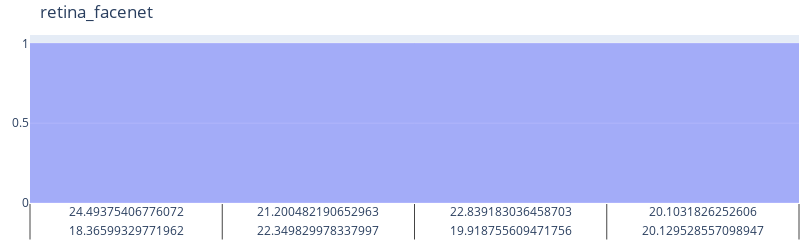
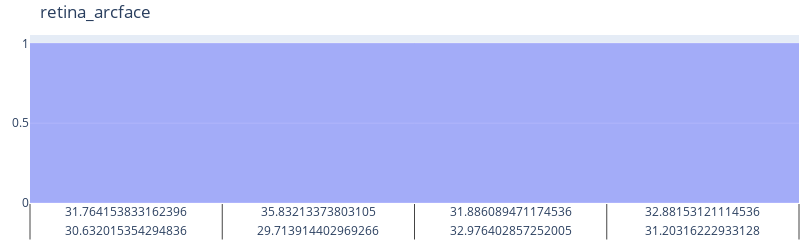

Write notebook code for charts like these, in order.
### Code cell
for m, model_name in enumerate(MODEL_NAMES):
    fig = go.Figure()
    fig.add_trace(go.Histogram(x=np.array(dimensions[m]), name = model_name))
    fig.update_layout(barmode='overlay',width=800,height = 200, title = model_name,margin=dict(l=30,r=1,b=1,t=35))
    fig.update_traces(opacity=0.5)
    fig.show()
